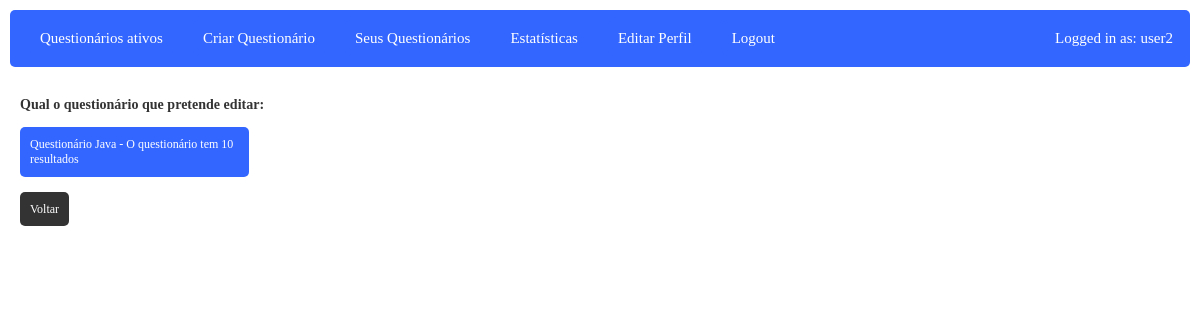
The page /php/www/editarSeusQuestionario.php (signed in) on the database its author committed.
### tables this page shows
CREATE TABLE `users` (
  `id` int(11) NOT NULL,
  `nome` varchar(80) NOT NULL,
  `email` varchar(100) NOT NULL,
  `password` varchar(200) NOT NULL,
  `tipo` int(11) NOT NULL
);

CREATE TABLE `questionario` (
  `QuestionarioID` int(11) NOT NULL,
  `UserCriacao` int(11) NOT NULL,
  `Modo` varchar(50) NOT NULL,
  `Titulo` varchar(50) NOT NULL,
  `Descricao` text NOT NULL,
  `DataDeCriacao` date DEFAULT NULL,
  `Acesso` varchar(50) NOT NULL,
  `Dificuldade` varchar(50) NOT NULL,
  `TimerMinutos` int(11) NOT NULL,
  `TimerSegundos` int(11) NOT NULL
);

### php/www/functions.php (called while the page is built, shortened)
<?php
function loggedin(){
	if(isset($_SESSION['user_id']) && !empty($_SESSION['user_id'])){
		return true;
	}else{
		return false;
	}
}
function get_resultados_by_questionario($pdo,$questionarioID){
    $statement = $pdo->prepare("SELECT * FROM `resultados` WHERE `QuestionarioID` = $questionarioID");
    $statement->execute();
    $seus_resultados = $statement->fetchAll();
    return $seus_resultados;
}
function get_seus_questionarios($pdo, $user_id){
    $statement = $pdo->prepare("SELECT * FROM `questionario` WHERE `UserCriacao` = $user_id order by `QuestionarioID`");
    $statement->execute();
    $seus_questionarios = $statement->fetchAll();
    return $seus_questionarios;
}
function get_all_users($pdo){
	$statement = $pdo->prepare("SELECT * FROM users");
	$statement->execute();
	$all_users = $statement->fetchAll();
	return $all_users;
}
function get_all_questionarios($pdo){
    $statement = $pdo->prepare("SELECT * FROM questionario");
    $statement->execute();
    $all_questionarios = $statement->fetchAll();
    return $all_questionarios;
}

### php/www/editarSeusQuestionario.php (the view, shortened to what this page needs)
<html>
<link rel='stylesheet' href='style.css'/>
<?php
include 'functions.php';
include 'header.php';
$pdo = create_database_connection();
?>
<div class='container'>
    <h3>Qual o questionário que pretende editar:</h3>
    <?php
    $my_id = $_SESSION['user_id'];
    $questionarios = get_seus_questionarios($pdo,$my_id);
    foreach ($questionarios as $questionario) {
        $questionario_id = $questionario["QuestionarioID"];
        $questionario_titulo = $questionario["Titulo"];
        $resultados = get_resultados_by_questionario($pdo,$questionario_id);
        $qtd = sizeof($resultados);
        if ($qtd == 0) {
            echo "<a href='editarSeusQuestionarioEscolha.php?questionario=$questionario_id' class='boxBom1' style='display:block' >$questionario_titulo - O questionário não tem resultados</a>";
        }
        else
        {
            echo "<a href='editarSeusQuestionarioEscolha.php?questionario=$questionario_id' class='boxBom1' style='display:block ' >$questionario_titulo - O questionário tem $qtd resultados</a>";
        }
    }
    ?>
    <a href='opcoesSeusQuestionarios.php' class='box'>Voltar</a>
</div>
</body>
</html>

### php/www/header.php (shortened to what this page needs)
<div id='title_bar'>
<ul>
	<?php
	if(loggedin()){
		?>
		<?php
		$my_id=$_SESSION['user_id'];
		$pdo = create_database_connection();
		$users=get_all_users($pdo);
        $questionarios=get_all_questionarios($pdo);
        ?><li><a href='questionariosAtivos.php'>Questionários ativos</a></li><?php
        ?><li><a href='introduzirQuestionarioModo.php'>Criar Questionário</a></li><?php
        ?><li><a href='opcoesSeusQuestionarios.php' class='box' >Seus Questionários</a></li><?php
		foreach($users as $user){
			$user_id=$user["id"];
			if($user_id==$my_id){
				if($user['tipo']==1){
					?>
                    <li><a href='apagarQuestionario.php'>Apagar Questionários</a></li>
                    <li><a href='membros.php'>Membros</a></li>
                    <li><a href='gerirUtilizadores.php'>Gerir Utilizadores</a></li>
					<?php
				}if($user['tipo']==0){
					?>
                    <li><a href='estatisticas.php' class='box' >Estatísticas</a></li>
                    <li><a href='editarPerfil.php' class='box'>Editar Perfil</a></li>
					<?php
				}
			}
		}
		?>
		<li><a href='logout.php'>Logout</a></li>
		<div class="topright">
		<?php
		foreach($users as $user){
			$userid=$user["id"];
			if($userid==$my_id){
				$nome=$user['nome'];
				echo "<h10>Logged in as: $nome</h10>";
			}
		}
		?>
		</div>
		<?php
	}else{
		?>
		<li><a href='login.php'>Log in</a></li>
		<li><a href='registar.php'>Registar</a></li>
		<?php
	}
	?>
</ul>
</div>

### php/www/style.css (style rules this page uses)
#title_bar { background: #3366ff; color:#333; padding: 10px; border-radius:5px; }
#title_bar ul { list-style:none; padding: 0px; margin:0px; }
#title_bar ul li { float:left; padding:10px 10px; }
#title_bar ul li a { background: #3366ff; color: #ffffff; font-size: 15px; padding: 10px; text-decoration: none; border-radius: 5px; }
.container { background: #ffffff; color:#333; padding:10px; border-radius: 20px; margin:5px 0px; min-height: 800px; }
.box { background: #333; color: #fff; padding:10px; border-radius: 5px; margin: 10px 0px; width:25%; text-decoration:none; }
.boxBom1 { background: #3366ff; color: #fff; padding:10px; border-radius: 5px; margin: 10px 0px; width:18%; text-decoration:none; }
.topright { position: absolute; top: 28px; right: 25px; font-size: 15px; background: #3366ff; color: #ffffff; padding: 2px; width:auto; }

### rows shown on the page
users: tipo "Estatísticas", nome "user2"
questionario: Titulo "Questionário Java", qtd "10"
